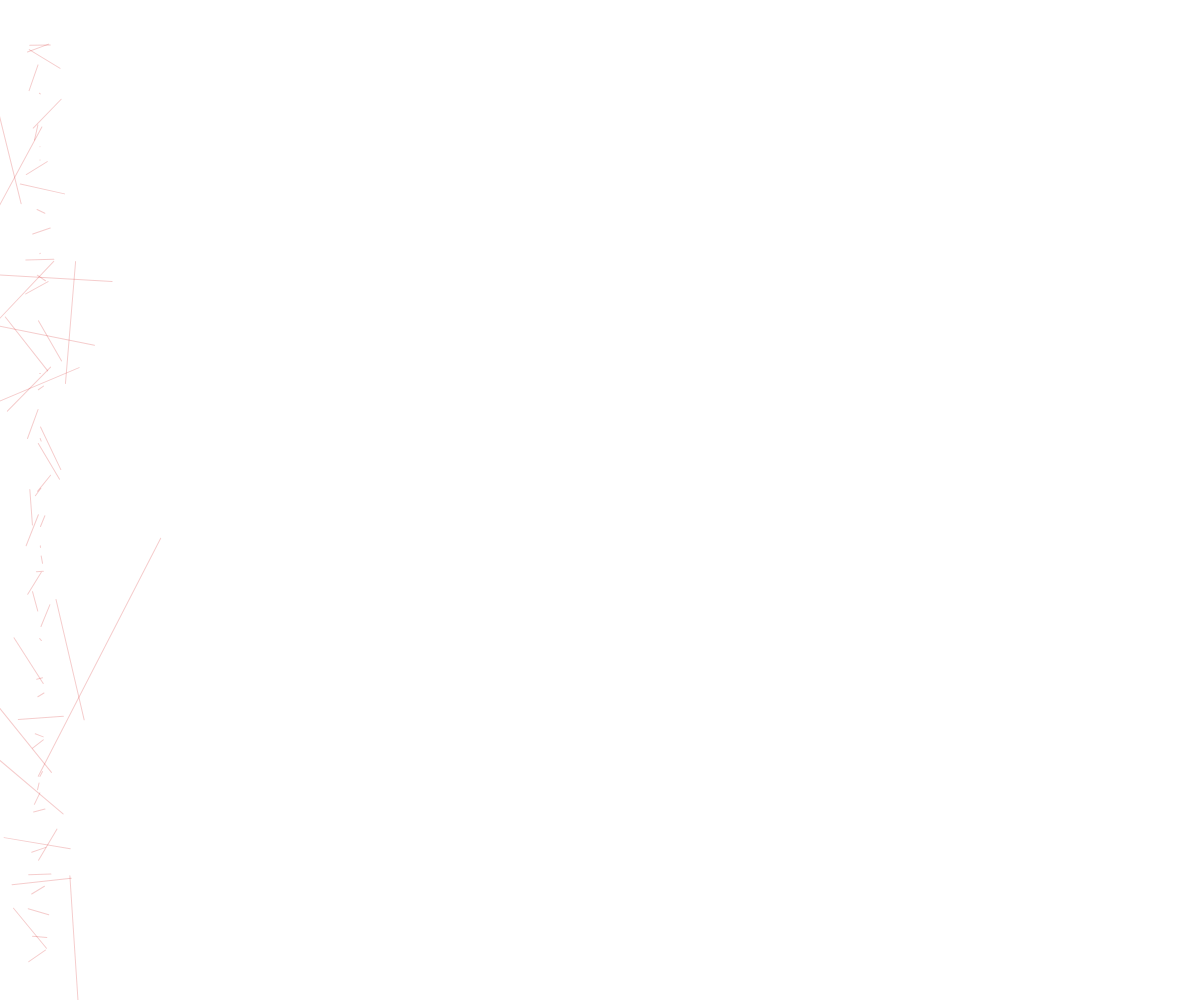
Frame 1 (no input)
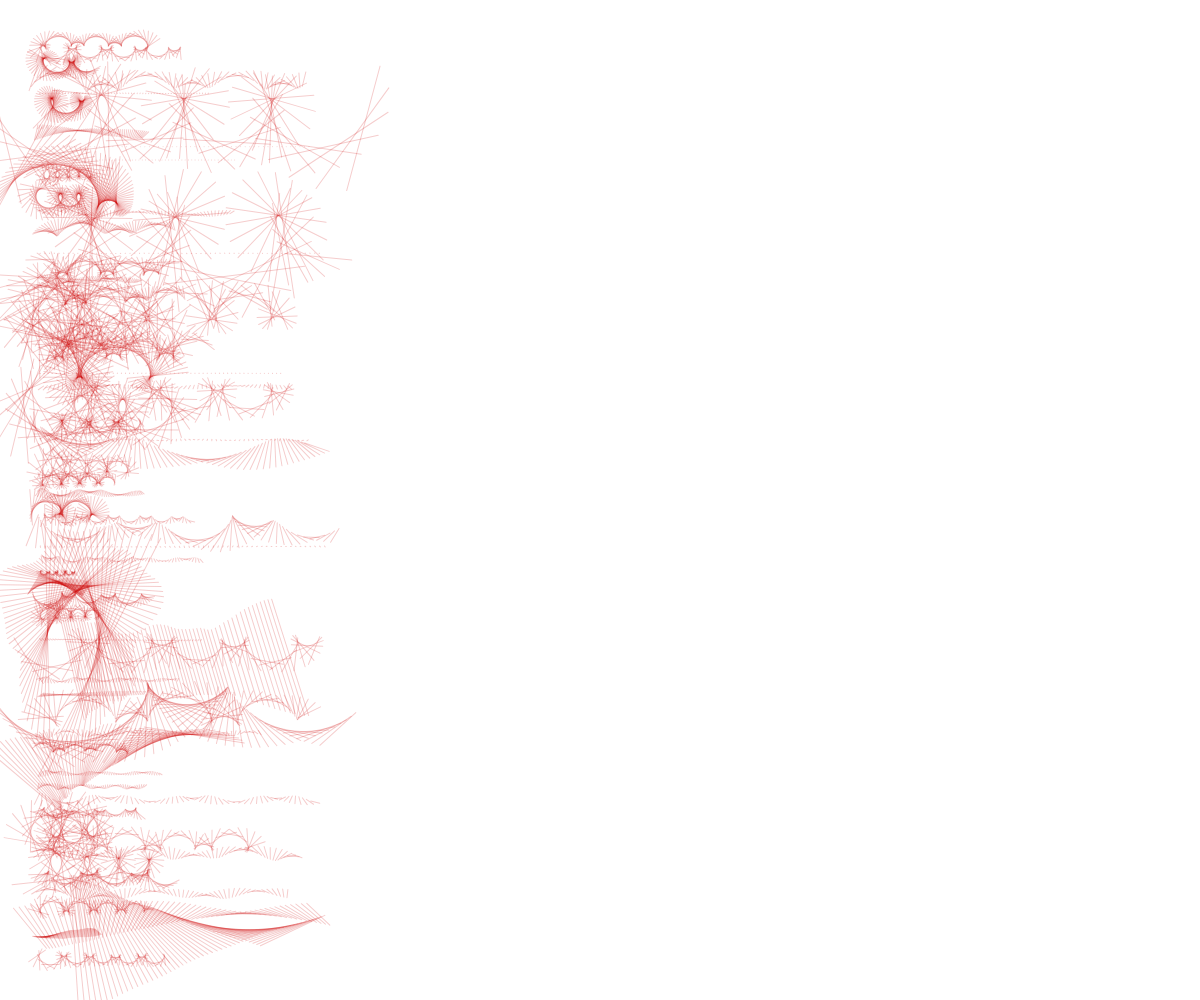
Frame 60 (no input)
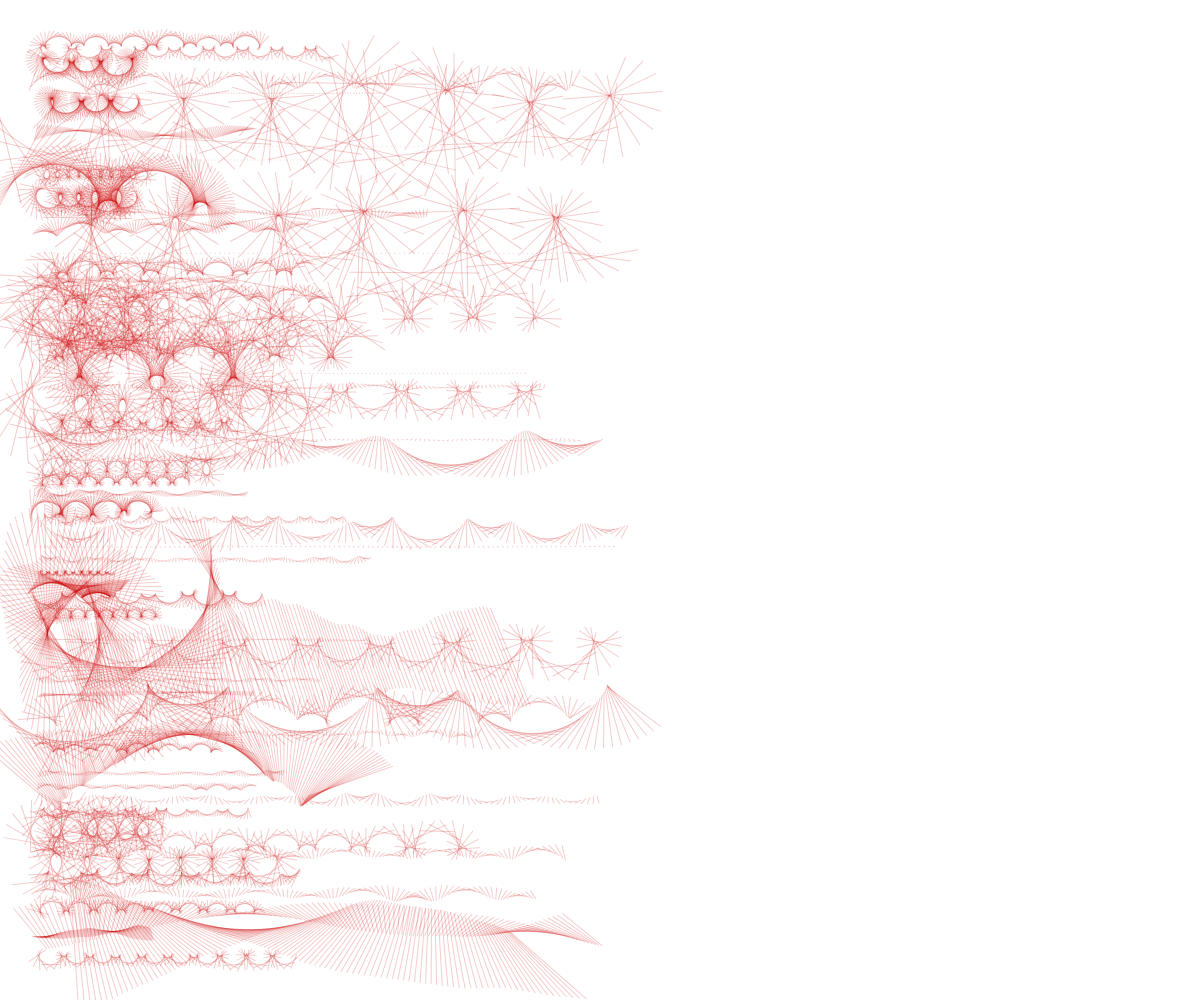
Frame 120 (the mouse pressed at the canvas centre since frame 60)

The p5.js sketch that drew these frames (run headless with seeded random() and noise() and a simulated clock; from frame 60 on, the mouse is pressed at the canvas centre):

// p5.js sketch
// ── sketch.js
/**
 * 70 Giros en desarrollo
 * 
 * hspencer
 */

let gg, num, m;

function setup() {
  createCanvas(windowWidth, windowHeight);

  gg = [];
  num = 70;
  m = 40;
  let yInc = (height - 2 * m) / (num - 1);

  for (let i = 0; i < num; i++) {
    gg[i] = new Giro(m, m + yInc * i, random(yInc/1.5, random(-yInc, yInc*5)));
  }
  background("white");
}

function draw() {
  for (let i = 0; i < gg.length; i++) {
    gg[i].go();
  }
  
  for (let i = 0; i < gg.length; i++) {
    if(gg[i].x > width-m){
      gg.splice(i, 1);
    }
  }
}

class Giro {
  constructor(x, y, r) {
    this.x = x;
    this.y = y;
    this.r = r;
    this.a = random(TWO_PI);
    this.seed = round(random(999999));
    this.c = color("#C003");// random(180, 220), random(10, 50), random(70), random(10, 50));
    this.aInc = random(-.51, .51);
    this.xInc = random(0.51, 5);
    this.zoom = random(200, 1500);
    this.amp = random(-this.r, this.r*2);
  }

  draw() {
    let n = noise(millis() / this.zoom) * this.amp;
    push();
    {
      translate(this.x, this.y);
      let nx = cos(this.a) * n;
      let ny = sin(this.a) * n;
      push();
      {
        translate(nx, ny);
        rotate(this.a - HALF_PI);
        stroke(this.c);
        line(-n * 2, 0, n * 2, 0);
      }
      pop();
    }
    pop();
  }
  go() {
    this.draw();
    this.x += this.xInc;
    this.a += this.aInc;
  }
}
